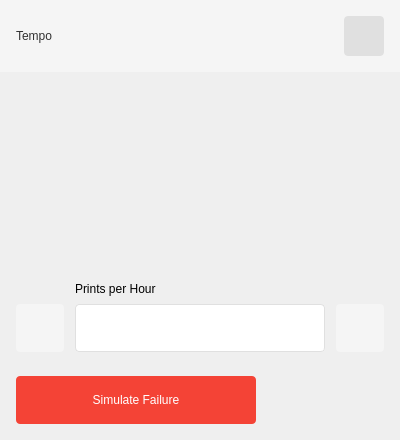
<?xml version="1.0" encoding="UTF-8"?>
<ui version="4.0">
 <class>ConveyorControl</class>
 <widget class="QWidget" name="ConveyorControl">
  <property name="geometry">
   <rect>
    <x>0</x>
    <y>0</y>
    <width>400</width>
    <height>440</height>
   </rect>
  </property>
  <property name="sizePolicy">
   <sizepolicy hsizetype="Fixed" vsizetype="Fixed">
    <horstretch>0</horstretch>
    <verstretch>0</verstretch>
   </sizepolicy>
  </property>
  <property name="minimumSize">
   <size>
    <width>400</width>
    <height>440</height>
   </size>
  </property>
  <property name="maximumSize">
   <size>
    <width>400</width>
    <height>440</height>
   </size>
  </property>
  <property name="windowTitle">
   <string>Conveyor</string>
  </property>
  <property name="styleSheet">
   <string notr="true"/>
  </property>
  <widget class="QLabel" name="name">
   <property name="geometry">
    <rect>
     <x>16</x>
     <y>25</y>
     <width>100</width>
     <height>22</height>
    </rect>
   </property>
   <property name="styleSheet">
    <string notr="true">color: #323232; background-color: #F5F5F5;</string>
   </property>
   <property name="text">
    <string>Tempo</string>
   </property>
   <property name="alignment">
    <set>Qt::AlignLeading|Qt::AlignLeft|Qt::AlignVCenter</set>
   </property>
  </widget>
  <widget class="QLabel" name="image">
   <property name="geometry">
    <rect>
     <x>16</x>
     <y>84</y>
     <width>368</width>
     <height>180</height>
    </rect>
   </property>
   <property name="sizePolicy">
    <sizepolicy hsizetype="Fixed" vsizetype="Fixed">
     <horstretch>0</horstretch>
     <verstretch>0</verstretch>
    </sizepolicy>
   </property>
   <property name="text">
    <string/>
   </property>
   <property name="textFormat">
    <enum>Qt::AutoText</enum>
   </property>
   <property name="pixmap">
    <pixmap>:/Images/Resources/Conveyor_Belt.png</pixmap>
   </property>
   <property name="scaledContents">
    <bool>false</bool>
   </property>
   <property name="alignment">
    <set>Qt::AlignCenter</set>
   </property>
  </widget>
  <widget class="QLabel" name="rateTitle">
   <property name="geometry">
    <rect>
     <x>75</x>
     <y>280</y>
     <width>250</width>
     <height>17</height>
    </rect>
   </property>
   <property name="text">
    <string>Prints per Hour</string>
   </property>
   <property name="alignment">
    <set>Qt::AlignLeading|Qt::AlignLeft|Qt::AlignVCenter</set>
   </property>
  </widget>
  <widget class="QPushButton" name="failure">
   <property name="geometry">
    <rect>
     <x>16</x>
     <y>376</y>
     <width>240</width>
     <height>48</height>
    </rect>
   </property>
   <property name="styleSheet">
    <string notr="true">border-radius: 4px;
                    background-color: #f44336; color: white;
                </string>
   </property>
   <property name="text">
    <string>Simulate Failure</string>
   </property>
  </widget>
  <widget class="QLabel" name="label">
   <property name="geometry">
    <rect>
     <x>0</x>
     <y>0</y>
     <width>400</width>
     <height>72</height>
    </rect>
   </property>
   <property name="styleSheet">
    <string notr="true">background-color: #F5F5F5;</string>
   </property>
   <property name="text">
    <string/>
   </property>
  </widget>
  <widget class="QPushButton" name="ok">
   <property name="geometry">
    <rect>
     <x>344</x>
     <y>16</y>
     <width>40</width>
     <height>40</height>
    </rect>
   </property>
   <property name="styleSheet">
    <string notr="true">border-radius: 4px;
                    background-color: #e0e0e0;
                    color: #212121;
                </string>
   </property>
   <property name="text">
    <string/>
   </property>
   <property name="iconSize">
    <size>
     <width>24</width>
     <height>24</height>
    </size>
   </property>
  </widget>
  <widget class="QPushButton" name="decrease">
   <property name="geometry">
    <rect>
     <x>16</x>
     <y>304</y>
     <width>48</width>
     <height>48</height>
    </rect>
   </property>
   <property name="styleSheet">
    <string notr="true">border-radius: 4px;
                    background-color: #f5f5f5;
                    color: #212121;
                </string>
   </property>
   <property name="text">
    <string/>
   </property>
   <property name="iconSize">
    <size>
     <width>24</width>
     <height>24</height>
    </size>
   </property>
  </widget>
  <widget class="QPushButton" name="increase">
   <property name="geometry">
    <rect>
     <x>336</x>
     <y>304</y>
     <width>48</width>
     <height>48</height>
    </rect>
   </property>
   <property name="styleSheet">
    <string notr="true">border-radius: 4px;
                    background-color: #f5f5f5;
                    color: #212121;
                </string>
   </property>
   <property name="text">
    <string/>
   </property>
   <property name="iconSize">
    <size>
     <width>24</width>
     <height>24</height>
    </size>
   </property>
  </widget>
  <widget class="QLineEdit" name="rate">
   <property name="geometry">
    <rect>
     <x>75</x>
     <y>304</y>
     <width>250</width>
     <height>48</height>
    </rect>
   </property>
   <property name="styleSheet">
    <string notr="true">border: 1px solid #e0e0e0;
                    border-radius: 4px;
                    background-color: #ffffff;
                    padding: 0px 8px;
                </string>
   </property>
   <property name="readOnly">
    <bool>true</bool>
   </property>
  </widget>
  <zorder>image</zorder>
  <zorder>rateTitle</zorder>
  <zorder>failure</zorder>
  <zorder>label</zorder>
  <zorder>name</zorder>
  <zorder>ok</zorder>
  <zorder>decrease</zorder>
  <zorder>increase</zorder>
  <zorder>rate</zorder>
 </widget>
 <resources/>
 <connections/>
</ui>
